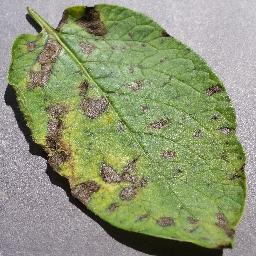
#> input picture dataset/early/08194ca3-f0b2-4aaa-8df8-5ec5ddc6696a___RS_Early.B 8151_flipTB.JPG, 256 x 256 px, given as the content of the folder dataset/healthy, which was not available
$ python grafik.py
#> lines starting #> are read from the running program, lines starting #| are printed output that depends on the picture; after the words box and inside, x2 and y2 are one past the last pixel; in counts of white or black regions, pixels touching at a corner belong together; pictures that were not available may be replaced by others from this repository, and a replacement may not be noted
### main.py
import os
import numpy as np
import cv2
from sklearn.model_selection import train_test_split
from sklearn.metrics import classification_report, accuracy_score
from sklearn.ensemble import RandomForestClassifier
from sklearn.neighbors import KNeighborsClassifier
from sklearn.linear_model import LogisticRegression
from sklearn.preprocessing import StandardScaler
from sklearn.tree import DecisionTreeClassifier
from sklearn.svm import SVC
from skimage.feature import local_binary_pattern
from skimage.util import random_noise
from sklearn.naive_bayes import GaussianNB


def add_noise(image):
    noisy_image = random_noise(image, mode='gaussian', var=0.01)
    noisy_image = (noisy_image * 255).astype('uint8')
    return noisy_image

def augment_image(image):
    augmented_images = []
    rows, cols = image.shape[:2]
    for angle in [90, 180, 270]:
        rotation_matrix = cv2.getRotationMatrix2D((cols / 2, rows / 2), angle, 1)
        rotated = cv2.warpAffine(image, rotation_matrix, (cols, rows))
        augmented_images.append(rotated)
    augmented_images.append(cv2.flip(image, 1))
    augmented_images.append(cv2.flip(image, 0))
    augmented_images.append(add_noise(image))
    bright_image = cv2.convertScaleAbs(image, alpha=1.2, beta=30)
    augmented_images.append(bright_image)
    return augmented_images

def extract_color_features(image):
    hsv = cv2.cvtColor(image, cv2.COLOR_BGR2HSV)
    hist = cv2.calcHist([hsv], [0, 1, 2], None, [8, 8, 8], [0, 180, 0, 256, 0, 256])
    return cv2.normalize(hist, hist).flatten()

def extract_texture_features(image):
    gray = cv2.cvtColor(image, cv2.COLOR_BGR2GRAY)
    lbp = local_binary_pattern(gray, P=8, R=1, method="uniform")
    (hist, _) = np.histogram(lbp.ravel(), bins=np.arange(0, 10), range=(0, 9))
    return hist / hist.sum()

def extract_shape_features(image):
    gray = cv2.cvtColor(image, cv2.COLOR_BGR2GRAY)
    _, thresh = cv2.threshold(gray, 128, 255, cv2.THRESH_BINARY)
    contours, _ = cv2.findContours(thresh, cv2.RETR_EXTERNAL, cv2.CHAIN_APPROX_SIMPLE)
    if len(contours) > 0:
        c = max(contours, key=cv2.contourArea)
        perimeter = cv2.arcLength(c, True)
        area = cv2.contourArea(c)
        return [area, perimeter, (perimeter**2) / (4 * np.pi * area)]
    return [0, 0, 0]

def extract_hog_features(image):
    gray = cv2.cvtColor(image, cv2.COLOR_BGR2GRAY)
    hog = cv2.HOGDescriptor()
    h = hog.compute(gray)
    return h.flatten()


def extract_features(image):
    color_features = extract_color_features(image)
    texture_features = extract_texture_features(image)
    shape_features = extract_shape_features(image)
    hog_features = extract_hog_features(image)
    return np.hstack([color_features, texture_features, shape_features,hog_features])

def load_data(folder_path):
    features = []
    labels = []
    for label, class_name in enumerate(["healthy", "late", "early"]):
        class_path = os.path.join(folder_path, class_name)
        for img_file in os.listdir(class_path):
            img_path = os.path.join(class_path, img_file)
            img = cv2.imread(img_path)
            img = cv2.resize(img, (128, 128))
            features.append(extract_features(img))
            labels.append(label)
            augmented_images = augment_image(img)
            for aug_img in augmented_images:
                features.append(extract_features(aug_img))
                labels.append(label)
    return np.array(features), np.array(labels)

data_folder = "dataset"
X, y = load_data(data_folder)
#> in load_data, img is the input picture: shape (256, 256, 3); mean B, G, R 116, 150.6, 142.2
#> in load_data, `img = cv2.resize(img, (128, 128))`:
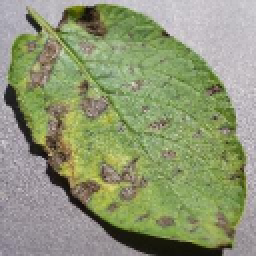
#> img: shape (128, 128, 3) (shown 2 times larger); mean B, G, R 116.1, 150.7, 142.3
#> in extract_color_features, `hsv = cv2.cvtColor(image, cv2.COLOR_BGR2HSV)`: hsv: shape (128, 128, 3); mean H, S, V 69.8, 71.2, 154
#> in extract_features, `color_features = extract_color_features(image)`: color_features = 512 values, max 0.484 at index 92, min 0 at index 7, mean 0.00862
#> in extract_texture_features, `lbp = local_binary_pattern(gray, P=8, R=1, method="uniform")`:
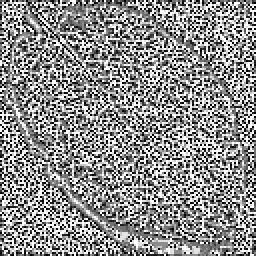
#> lbp: shape (128, 128) float64 (shown 2 times larger); min 0, max 9, mean 5.03; drawn with min black and max white
#> in extract_texture_features, `(hist, _) = np.histogram(lbp.ravel(), bins=np.arange(0, 10), range=(0,..`: hist = [1941, 1655, 969, 1226, 1339, 1337, 969, 1574, 5374]
#> in extract_features, `texture_features = extract_texture_features(image)`: texture_features = [0.118, 0.101, 0.0591, 0.0748, 0.0817, 0.0816, 0.0591, 0.0961, 0.328]
#> in extract_shape_features, `_, thresh = cv2.threshold(gray, 128, 255, cv2.THRESH_BINARY)`:
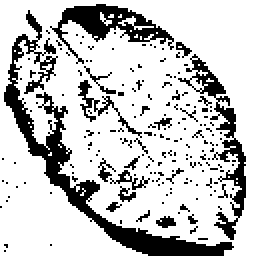
#> thresh: shape (128, 128) (shown 2 times larger); 77.6% white; 179 black regions (167 under 20 px)
#> in extract_shape_features, `contours, _ = cv2.findContours(thresh, cv2.RETR_EXTERNAL, cv2.CHAIN_AP..`: contours = 8 contours, 7 with area under 20; largest, box (x1, y1, x2, y2) and area: (0, 0, 128, 128) 14460
#> in extract_shape_features, `c = max(contours, key=cv2.contourArea)`: c = contour of 343 points, box (x1, y1, x2, y2) (0, 0, 128, 128), area 14460
#> in extract_shape_features, `perimeter = cv2.arcLength(c, True)`: perimeter = 1065.9
#> in extract_shape_features, `area = cv2.contourArea(c)`: area = 14460
#> in extract_features, `shape_features = extract_shape_features(image)`: shape_features = [14460, 1065.9, 6.25]
#> after the loop in augment_image, `for angle in [90, 180, 270]:`: augmented_images = 3 items
#> in augment_image, `bright_image = cv2.convertScaleAbs(image, alpha=1.2, beta=30)`:
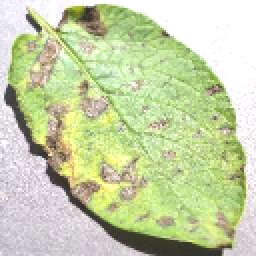
#> bright_image: shape (128, 128, 3) (shown 2 times larger); mean B, G, R 167.7, 209.6, 199.2
#> in load_data, `augmented_images = augment_image(img)`: augmented_images = 7 items
#> the loop in load_data, `for aug_img in augmented_images:` made 7 passes
#> shape_features in extract_features on passes 1 to 7: [14332, 1064.7, 6.29], [14206, 1062.7, 6.33], [14333, 1063.9, 6.28], [14460, 1065.9, 6.25], [14460, 1065.9, 6.25], [14457, 1107, 6.74], [15454, 678, 2.37]
#> pass 1, in extract_texture_features (call 2), `lbp = local_binary_pattern(gray, P=8, R=1, method="uniform")`:
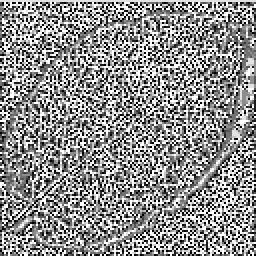
#> lbp: shape (128, 128) float64 (shown 2 times larger); min 0, max 9, mean 5.05; drawn with min black and max white
#> pass 1, in extract_shape_features (call 2), `_, thresh = cv2.threshold(gray, 128, 255, cv2.THRESH_BINARY)`:
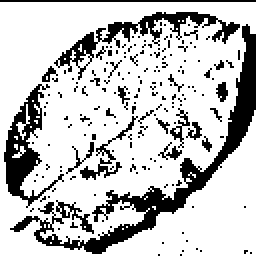
#> thresh: shape (128, 128) (shown 2 times larger); 76.8% white; 179 black regions (166 under 20 px)
#> after the loop in load_data, `for aug_img in augmented_images:`: features = 8 items; labels = [0, 0, 0, 0, 0, 0, 0, 0]

X_train, X_test, y_train, y_test = train_test_split(X, y, test_size=0.3, random_state=42)


rf_model = RandomForestClassifier(n_estimators=70,random_state=42)
rf_model.fit(X_train, y_train)
y_pred_rf = rf_model.predict(X_test)
print("Random Forest Accuracy:", accuracy_score(y_test, y_pred_rf))
print(classification_report(y_test, y_pred_rf))

knn_model = KNeighborsClassifier(n_neighbors=5)
knn_model.fit(X_train, y_train)
y_pred_knn = knn_model.predict(X_test)
print("KNN Accuracy:", accuracy_score(y_test, y_pred_knn))
print(classification_report(y_test, y_pred_knn))


dt_model = DecisionTreeClassifier(random_state=42)
dt_model.fit(X_train, y_train)
y_pred_dt = dt_model.predict(X_test)
print("Decision Tree Accuracy:", accuracy_score(y_test, y_pred_dt))
print(classification_report(y_test, y_pred_dt))

nb_model = GaussianNB()
nb_model.fit(X_train, y_train)
y_pred_nb = nb_model.predict(X_test)
print("Naive Bayes Accuracy:", accuracy_score(y_test, y_pred_nb))
print(classification_report(y_test, y_pred_nb))

### grafik.py
import matplotlib.pyplot as plt
import seaborn as sns
from sklearn.metrics import confusion_matrix, accuracy_score, precision_score, recall_score, f1_score
from sklearn.model_selection import cross_val_score
import numpy as np
from sklearn.model_selection import learning_curve

from main import rf_model, knn_model, dt_model, nb_model, X_train, y_train, X_test, y_test

class ModelVisualizer:
    def __init__(self, models, X_train, y_train, X_test, y_test):
        self.models = models
        self.X_train = X_train
        self.y_train = y_train
        self.X_test = X_test
        self.y_test = y_test

    def plot_learning_curve(self, model, model_name, ax):
        train_sizes, train_scores, valid_scores = learning_curve(
            model, self.X_train, self.y_train, cv=3, scoring='accuracy', n_jobs=-1
        )
        train_mean = np.mean(train_scores, axis=1)
        valid_mean = np.mean(valid_scores, axis=1)

        ax.plot(train_sizes, train_mean, label="Training Accuracy", color="blue", marker="o")
        ax.plot(train_sizes, valid_mean, label="Validation Accuracy", color="red", marker="o")
        ax.set_title(f'Learning Curve: {model_name}', fontsize=16, fontweight='bold')
        ax.set_xlabel('Training Set Size', fontsize=14)
        ax.set_ylabel('Accuracy', fontsize=14)
        ax.legend(fontsize=12)
        ax.grid()

    def plot_cross_validation_metrics(self, model, model_name, ax):
        cv_scores = cross_val_score(model, self.X_train, self.y_train, cv=3, scoring='accuracy')
        train_accuracy = model.score(self.X_train, self.y_train)
        test_accuracy = model.score(self.X_test, self.y_test)

        ax.plot([1, 2, 3], cv_scores, label="Cross-Validation Accuracy", color="purple", marker="o")
        ax.axhline(train_accuracy, color="green", linestyle="--", label="Train Accuracy")
        ax.axhline(test_accuracy, color="orange", linestyle="--", label="Test Accuracy")
        ax.set_title(f'Train & Validation Metrics: {model_name}', fontsize=16, fontweight='bold')
        ax.set_xlabel('CV Fold', fontsize=14)
        ax.set_ylabel('Accuracy', fontsize=14)
        ax.legend(fontsize=12)
        ax.grid()

    def plot_model_metrics(self):
        fig, axes = plt.subplots(len(self.models), 3, figsize=(24, 7 * len(self.models)))

        class_labels = ["healthy", "late", "early"]

        for i, (model_name, model) in enumerate(self.models.items()):
            # Test set predictions
            y_pred = model.predict(self.X_test)
            cm = confusion_matrix(self.y_test, y_pred)

            # Confusion Matrix
            sns.heatmap(cm, annot=True, fmt="d", cmap="Blues", cbar=False,
                        xticklabels=class_labels,
                        yticklabels=class_labels, ax=axes[i, 0])
            axes[i, 0].set_title(f'Confusion Matrix: {model_name}', fontsize=16, fontweight='bold')
            axes[i, 0].set_xlabel('Predicted', fontsize=14)
            axes[i, 0].set_ylabel('True', fontsize=14)

            # Learning Curve
            self.plot_learning_curve(model, model_name, axes[i, 1])

            # Cross-validation and Train-Test Accuracy
            self.plot_cross_validation_metrics(model, model_name, axes[i, 2])

        plt.tight_layout(rect=[0, 0, 1, 0.97])
        plt.suptitle('Model Performance Metrics', fontsize=18, fontweight='bold')
        plt.show()
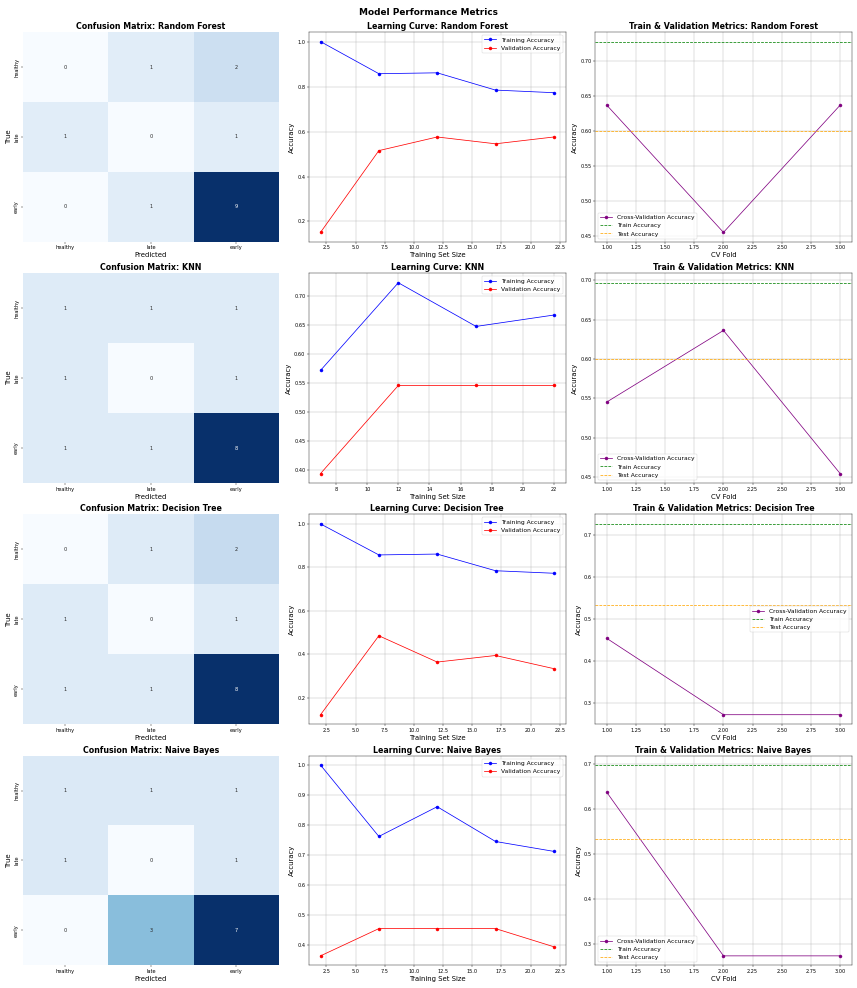
#> figure drawn by matplotlib, 12 panels


models = {
    "Random Forest": rf_model,
    "KNN": knn_model,
    "Decision Tree": dt_model,
    "Naive Bayes": nb_model
}

visualizer = ModelVisualizer(models, X_train, y_train, X_test, y_test)
visualizer.plot_model_metrics()
